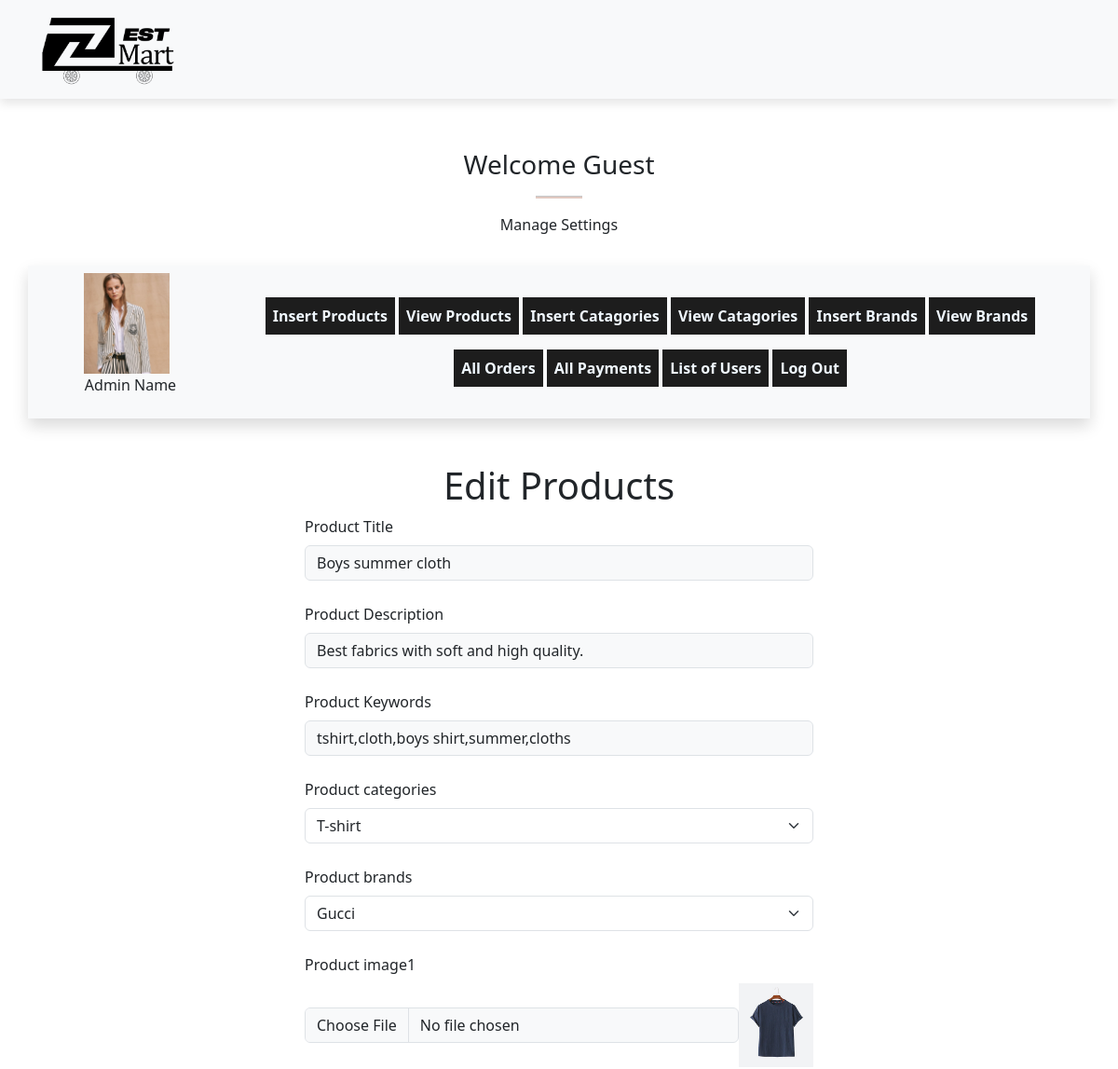
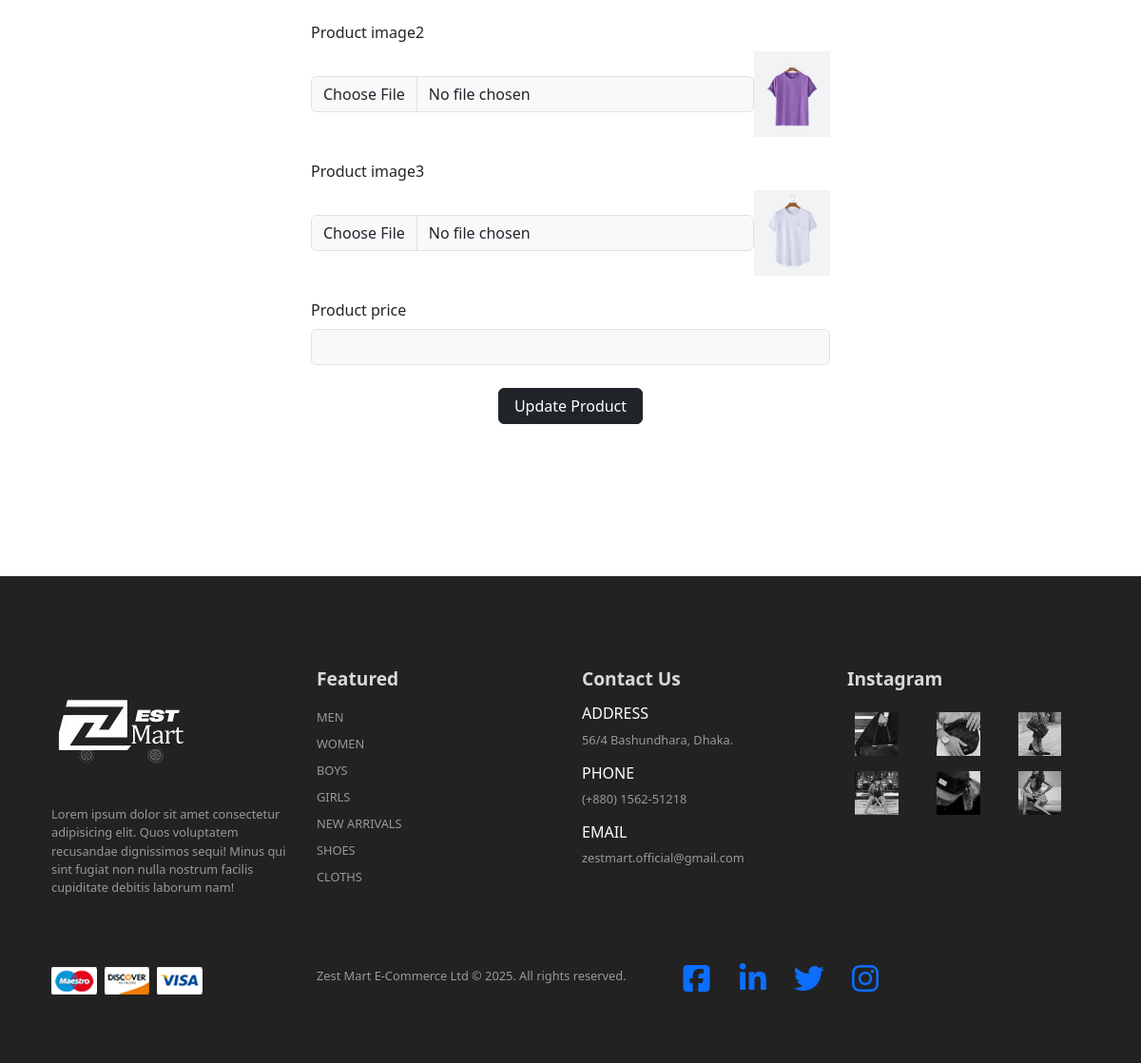
The page /admin_index.php?edit_products=5 on the database its author committed (2 pictures, top to bottom).
### tables this page shows
CREATE TABLE `products` (
  `product_id` int(11) NOT NULL,
  `product_title` varchar(100) NOT NULL,
  `product_description` varchar(255) NOT NULL,
  `product_keywords` varchar(255) NOT NULL,
  `category_id` int(11) NOT NULL,
  `brand_id` int(11) NOT NULL,
  `product_image1` varchar(255) NOT NULL,
  `product_image2` varchar(255) NOT NULL,
  `product_image3` varchar(255) NOT NULL,
  `product_price` varchar(100) NOT NULL,
  `date` timestamp NOT NULL DEFAULT current_timestamp() ON UPDATE current_timestamp(),
  `status` varchar(100) NOT NULL
);

CREATE TABLE `categories` (
  `category_id` int(11) NOT NULL,
  `category_title` varchar(100) NOT NULL
);

CREATE TABLE `brands` (
  `brand_id` int(11) NOT NULL,
  `brand_title` varchar(100) NOT NULL
);

### edit_products.php (the view, shortened to what this page needs)
<?php
if (isset($_GET['edit_products'])) {
    $edit_id = $_GET['edit_products'];
    $get_data = "Select * from `products` where product_id= '$edit_id'";
    $result = mysqli_query($conn, $get_data);
    $row = mysqli_fetch_assoc($result);
    $product_title = $row['product_title'];
    $product_description = $row['product_description'];
    $product_keywords = $row['product_keywords'];
    $category_id = $row['category_id'];
    $brand_id = $row['brand_id'];
    $product_image1 = $row['product_image1'];
    $product_image2 = $row['product_image2'];
    $product_image3 = $row['product_image3'];
    $select_category = "SELECT * FROM `categories` WHERE category_id='$category_id'";
    $result_category = mysqli_query($conn, $select_category);
    $row_category = mysqli_fetch_assoc($result_category);
    $category_title = $row_category['category_title'];
    $select_brand = "SELECT * FROM `brands` WHERE brand_id='$brand_id'";
    $result_brand = mysqli_query($conn, $select_brand);
    $row_brand = mysqli_fetch_assoc($result_brand);
    $brand_title = $row_brand['brand_title'];
}
?>
<div class="container mt-5">
    <h1 class="text-center">Edit Products</h1>
    <form action="" method="post" enctype=" multipart/form-data">
        <div class="form-outline w-50 m-auto mb-4">
            <label for="product_title" class=" form-label"> Product Title</label>
            <input type="text" name="product_title" id="product_title" class="form-control bg-light" required="required"
                value="<?php echo $product_title; ?>">
        </div>
        <div class="form-outline w-50 m-auto mb-4">
            <label for="product_desc" class=" form-label"> Product Description</label>
            <input type="text" name="product_desc" id="product_desc" class="form-control bg-light"
                value="<?php echo $product_description; ?>" required="required">
        </div>
        <div class="form-outline w-50 m-auto mb-4">
            <label for="product_keywords" class=" form-label">Product Keywords</label>
            <input type="text" name="product_keywords" id="product_keywords" value="<?php echo $product_keywords; ?>"
                class="form-control bg-light" required="required">
        </div>
        <div class="form-outline w-50 m-auto mb-4">
            <label for="product_category" class=" form-label">Product categories</label>
            <select name="product_category" class=" form-select">
                <option value="<?php echo $category_title; ?>"><?php echo $category_title; ?></option>
            </select>
        </div>
        <div class="form-outline w-50 m-auto mb-4">
            <label for="product_brands" class=" form-label">Product brands</label>
            <select name="product_brands" class=" form-select">
                <option value="<?php echo $brand_title; ?>"><?php echo $brand_title; ?></option>
            </select>
        </div>
        <div class="form-outline w-50 m-auto mb-4">
            <label for="product_image1" class=" form-label">Product image1</label>
            <div class="d-flex">
                <input type="file" name="product_image1" id="product_image1" class="form-control bg-light w-90 m-auto"
                    required="required">
                <img src="product_images/<?php echo $product_image1 ?>" width='90' height='90' alt="">
            </div>
        </div>
        <div class="form-outline w-50 m-auto mb-4">
            <label for="product_image2" class=" form-label">Product image2</label>
            <div class="d-flex">
                <input type="file" name="product_image2" id="product_image2" class="form-control bg-light w-90 m-auto"
                    required="required">
                <img src="product_images/<?php echo $product_image2 ?>" width='90' height='90' alt="">
            </div>
        </div>
        <div class="form-outline w-50 m-auto mb-4">
            <label for="product_image3" class=" form-label">Product image3</label>
            <div class="d-flex">
                <input type="file" name="product_image3" id="product_image3" class="form-control bg-light w-90 m-auto"
                    required="required">
                <img src="product_images/<?php echo $product_image3 ?>" width='90' height='90' alt="">
            </div>
        </div>
        <div class="form-outline w-50 m-auto mb-4">
            <label for="product_price" class=" form-label">Product price</label>
            <input type="text" name="product_price" id="product_price" class="form-control bg-light"
                required="required">
        </div>
        <div class="text-center">
            <input type="submit" name="edit_product" class=" btn btn-dark mb-3 px-3" value="Update Product">
        </div>
    </form>
</div>

### style.css (style rules this page uses)
* { margin: 0; padding: 0; box-sizing: border-box; }
body { font-family: 'Poppins', sans-serif; }
h1 { font-size: 2.5rem; font-weight: 700; }

### rows shown on the page
products: product_title "Boys summer cloth", product_desc "Best fabrics with soft and high quality.", product_keywords "tshirt,cloth,boys shirt,summer,cloths", product_image1 (picture), product_image2 (picture), product_image3 (picture)
categories: product_category "T-shirt"
brands: product_brands "Gucci"
